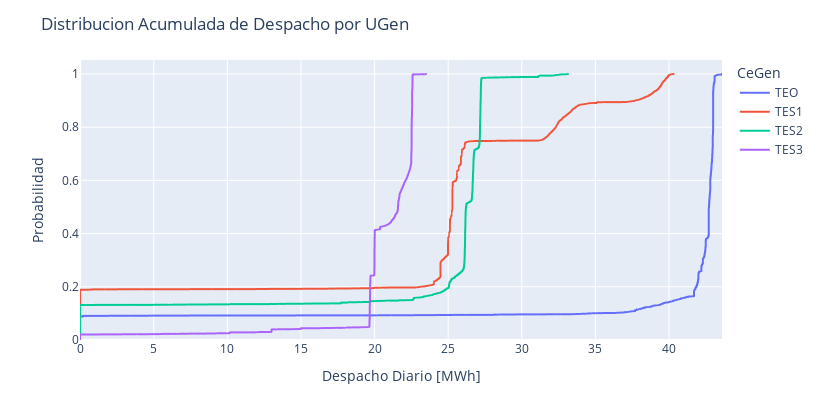

Notebook code for this chart:
### Markdown cell above
Una vez identificadas los anteriores datos basicos del despacho de generacion, se procede a graficar la curva de disponibilidad acumulada de despacho por UGen.

### Code cell
# Probabilidad acuulada de despacho por CG
fig = px.ecdf(df_CG, x="despachoMW", color="CeGen", width=820, height=420, labels={'TEO': 'UGen0'})
fig.update_layout(title_text= 'Distribucion Acumulada de Despacho por UGen')
fig.update_layout(yaxis_title="Probabilidad")
fig.update_layout(xaxis_title="Despacho Diario [MWh]")

# Probabilidad acumulada del despacho de los CG
# fig = px.ecdf(df_CG, x="despachoMW")
fig.show()

### Figure 1 — Plotly figure (JSON) as saved in the notebook; plotly's stock layout.template omitted (floating-point values rounded to 4 significant figures; data arrays with more than 128 entries replaced by an {"elided": "..."} marker saying what was removed)
{"data": [{"hovertemplate": "CeGen=TEO<br>despachoMW=%{x}<br>probability=%{y}<extra></extra>", "legendgroup": "TEO", "line": {"dash": "solid", "shape": "hv"}, "marker": {"color": "#636efa", "symbol": "circle"}, "mode": "lines", "name": "TEO", "showlegend": true, "type": "scattergl", "x": {"elided": "5112 float values"}, "xaxis": "x", "y": {"elided": "5112 float values"}, "yaxis": "y"}, {"hovertemplate": "CeGen=TES1<br>despachoMW=%{x}<br>probability=%{y}<extra></extra>", "legendgroup": "TES1", "line": {"dash": "solid", "shape": "hv"}, "marker": {"color": "#EF553B", "symbol": "circle"}, "mode": "lines", "name": "TES1", "showlegend": true, "type": "scattergl", "x": {"elided": "5112 float values"}, "xaxis": "x", "y": {"elided": "5112 float values"}, "yaxis": "y"}, {"hovertemplate": "CeGen=TES2<br>despachoMW=%{x}<br>probability=%{y}<extra></extra>", "legendgroup": "TES2", "line": {"dash": "solid", "shape": "hv"}, "marker": {"color": "#00cc96", "symbol": "circle"}, "mode": "lines", "name": "TES2", "showlegend": true, "type": "scattergl", "x": {"elided": "5112 float values"}, "xaxis": "x", "y": {"elided": "5112 float values"}, "yaxis": "y"}, {"hovertemplate": "CeGen=TES3<br>despachoMW=%{x}<br>probability=%{y}<extra></extra>", "legendgroup": "TES3", "line": {"dash": "solid", "shape": "hv"}, "marker": {"color": "#ab63fa", "symbol": "circle"}, "mode": "lines", "name": "TES3", "showlegend": true, "type": "scattergl", "x": {"elided": "5112 float values"}, "xaxis": "x", "y": {"elided": "5112 float values"}, "yaxis": "y"}], "layout": {"height": 420, "legend": {"title": {"text": "CeGen"}, "tracegroupgap": 0}, "margin": {"t": 60}, "title": {"text": "Distribucion Acumulada de Despacho por UGen"}, "width": 820, "xaxis": {"anchor": "y", "domain": [0, 1], "title": {"text": "Despacho Diario [MWh]"}}, "yaxis": {"anchor": "x", "domain": [0, 1], "rangemode": "tozero", "title": {"text": "Probabilidad"}}}}
